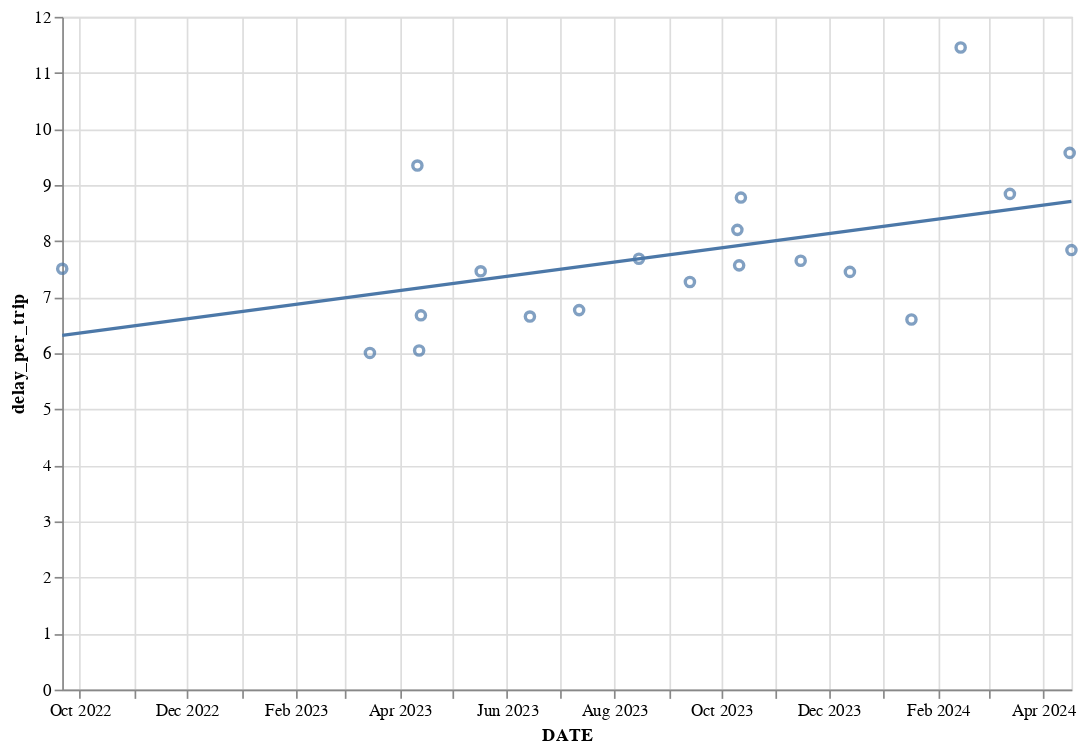

Source (notebook cell):
### Code cell
chart = alt.Chart(lincoln_delay_df).mark_point().encode(
    x=alt.X('date:T', axis = alt.Axis(title = 'Date'.upper(), format = ("%b %Y"))),
    y='delay_per_trip'
).properties(width=600, height=400)

chart + chart.transform_regression('date', 'delay_per_trip').mark_line()

### Figure 1 — Vega-Lite specification as saved in the notebook (floating-point values rounded to 4 significant figures)
{"config": {"view": {"continuousWidth": 300, "continuousHeight": 300}}, "layer": [{"mark": {"type": "point"}, "encoding": {"x": {"axis": {"format": "%b %Y", "title": "DATE"}, "field": "date", "type": "temporal"}, "y": {"field": "delay_per_trip", "type": "quantitative"}}}, {"mark": {"type": "line"}, "encoding": {"x": {"axis": {"format": "%b %Y", "title": "DATE"}, "field": "date", "type": "temporal"}, "y": {"field": "delay_per_trip", "type": "quantitative"}}, "transform": [{"on": "date", "regression": "delay_per_trip"}]}], "data": {"name": "data-164b464b635a75255685761a4a7ee82d"}, "height": 400, "width": 600, "$schema": "https://vega.github.io/schema/vega-lite/v5.17.0.json", "datasets": {"data-164b464b635a75255685761a4a7ee82d": [{"date_str": "2022-09-21", "delay_minutes": 1366.0, "vp_trip_count": 182, "vp_pct_sched": 0.9286, "date": "2022-09-21T00:00:00", "weekday": "Wed", "delay_per_trip": 7.505}, {"date_str": "2023-03-15", "delay_minutes": 936.8, "vp_trip_count": 156, "vp_pct_sched": 0.963, "date": "2023-03-15T00:00:00", "weekday": "Wed", "delay_per_trip": 6.005}, {"date_str": "2023-04-11", "delay_minutes": 1346.0, "vp_trip_count": 144, "vp_pct_sched": 0.8889, "date": "2023-04-11T00:00:00", "weekday": "Tue", "delay_per_trip": 9.347}, {"date_str": "2023-04-12", "delay_minutes": 967.8, "vp_trip_count": 160, "vp_pct_sched": 0.9877, "date": "2023-04-12T00:00:00", "weekday": "Wed", "delay_per_trip": 6.049}, {"date_str": "2023-04-13", "delay_minutes": 974.7, "vp_trip_count": 146, "vp_pct_sched": 0.9012, "date": "2023-04-13T00:00:00", "weekday": "Thu", "delay_per_trip": 6.676}, {"date_str": "2023-05-17", "delay_minutes": 1067.0, "vp_trip_count": 143, "vp_pct_sched": 0.8827, "date": "2023-05-17T00:00:00", "weekday": "Wed", "delay_per_trip": 7.461}, {"date_str": "2023-06-14", "delay_minutes": 958.1, "vp_trip_count": 144, "vp_pct_sched": 0.8889, "date": "2023-06-14T00:00:00", "weekday": "Wed", "delay_per_trip": 6.654}, {"date_str": "2023-07-12", "delay_minutes": 1097.0, "vp_trip_count": 162, "vp_pct_sched": 1.0, "date": "2023-07-12T00:00:00", "weekday": "Wed", "delay_per_trip": 6.769}, {"date_str": "2023-08-15", "delay_minutes": 1230.0, "vp_trip_count": 160, "vp_pct_sched": 0.9877, "date": "2023-08-15T00:00:00", "weekday": "Tue", "delay_per_trip": 7.685}, {"date_str": "2023-09-13", "delay_minutes": 1069.0, "vp_trip_count": 147, "vp_pct_sched": 0.9074, "date": "2023-09-13T00:00:00", "weekday": "Wed", "delay_per_trip": 7.27}, {"date_str": "2023-10-10", "delay_minutes": 1255.0, "vp_trip_count": 153, "vp_pct_sched": 0.9444, "date": "2023-10-10T00:00:00", "weekday": "Tue", "delay_per_trip": 8.2}, {"date_str": "2023-10-11", "delay_minutes": 1196.0, "vp_trip_count": 158, "vp_pct_sched": 0.9753, "date": "2023-10-11T00:00:00", "weekday": "Wed", "delay_per_trip": 7.567}, {"date_str": "2023-10-12", "delay_minutes": 1325.0, "vp_trip_count": 151, "vp_pct_sched": 0.9321, "date": "2023-10-12T00:00:00", "weekday": "Thu", "delay_per_trip": 8.776}, {"date_str": "2023-11-15", "delay_minutes": 1155.0, "vp_trip_count": 151, "vp_pct_sched": 0.9321, "date": "2023-11-15T00:00:00", "weekday": "Wed", "delay_per_trip": 7.65}, {"date_str": "2023-12-13", "delay_minutes": 1147.0, "vp_trip_count": 154, "vp_pct_sched": 0.9506, "date": "2023-12-13T00:00:00", "weekday": "Wed", "delay_per_trip": 7.45}, {"date_str": "2024-01-17", "delay_minutes": 924.2, "vp_trip_count": 140, "vp_pct_sched": 0.8642, "date": "2024-01-17T00:00:00", "weekday": "Wed", "delay_per_trip": 6.601}, {"date_str": "2024-02-14", "delay_minutes": 1741.0, "vp_trip_count": 152, "vp_pct_sched": 0.9383, "date": "2024-02-14T00:00:00", "weekday": "Wed", "delay_per_trip": 11.45}, {"date_str": "2024-03-13", "delay_minutes": 1353.0, "vp_trip_count": 153, "vp_pct_sched": 0.9444, "date": "2024-03-13T00:00:00", "weekday": "Wed", "delay_per_trip": 8.841}, {"date_str": "2024-04-16", "delay_minutes": 1311.0, "vp_trip_count": 137, "vp_pct_sched": 0.8457, "date": "2024-04-16T00:00:00", "weekday": "Tue", "delay_per_trip": 9.573}, {"date_str": "2024-04-17", "delay_minutes": 1051.0, "vp_trip_count": 134, "vp_pct_sched": 0.8272, "date": "2024-04-17T00:00:00", "weekday": "Wed", "delay_per_trip": 7.84}]}}
